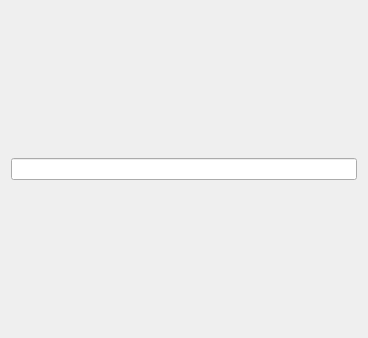
<?xml version="1.0" encoding="UTF-8"?>
<ui version="4.0">
 <class>MessengerApp</class>
 <widget class="QWidget" name="MessengerApp">
  <property name="geometry">
   <rect>
    <x>0</x>
    <y>0</y>
    <width>368</width>
    <height>338</height>
   </rect>
  </property>
  <property name="windowTitle">
   <string>Form</string>
  </property>
  <layout class="QVBoxLayout" name="verticalLayout">
   <item>
    <layout class="QHBoxLayout" name="horizontalLayout">
     <item>
      <widget class="QLineEdit" name="mGetText"/>
     </item>
    </layout>
   </item>
  </layout>
 </widget>
 <resources/>
 <connections/>
</ui>
